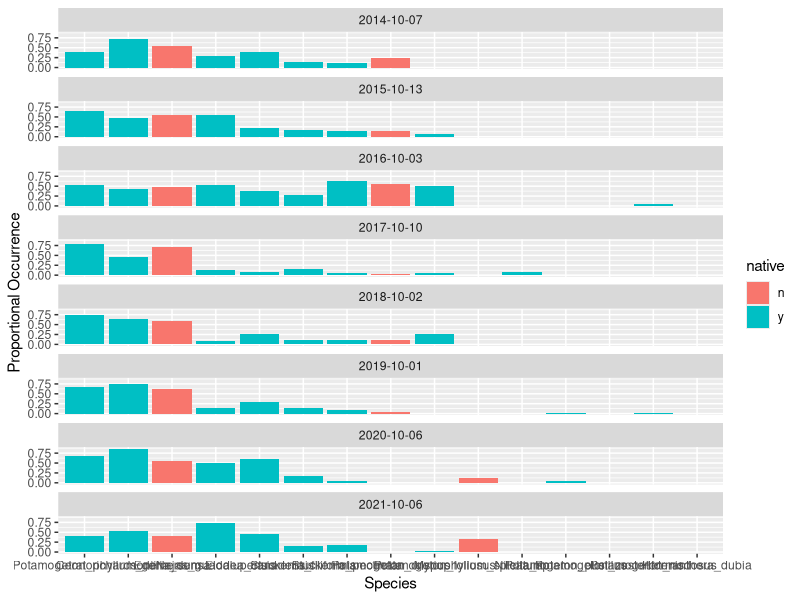
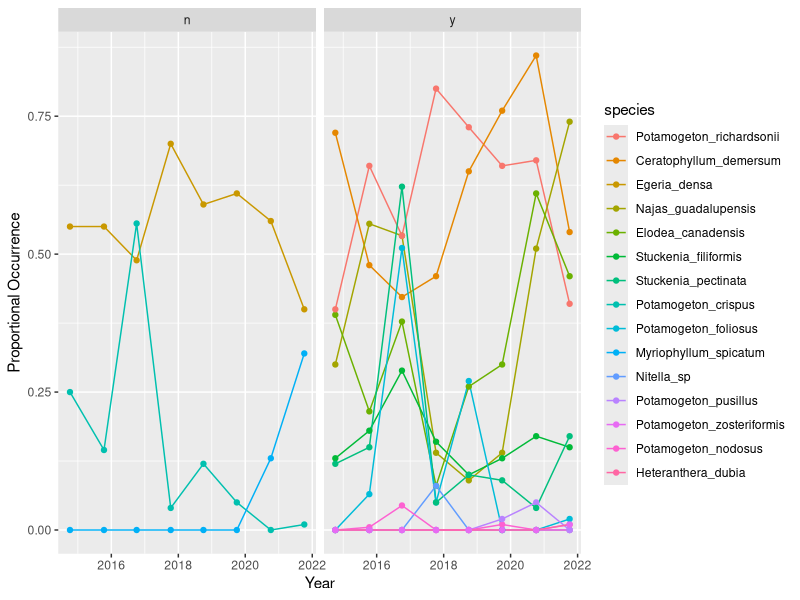
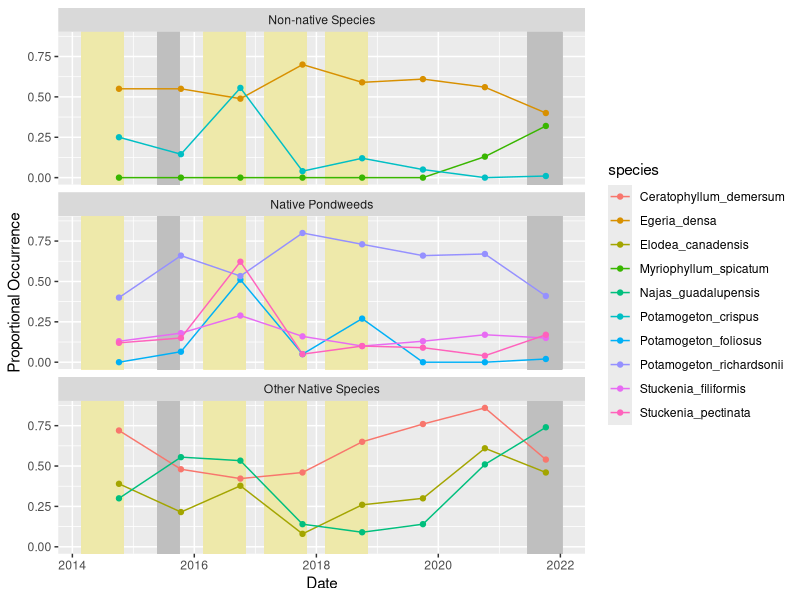
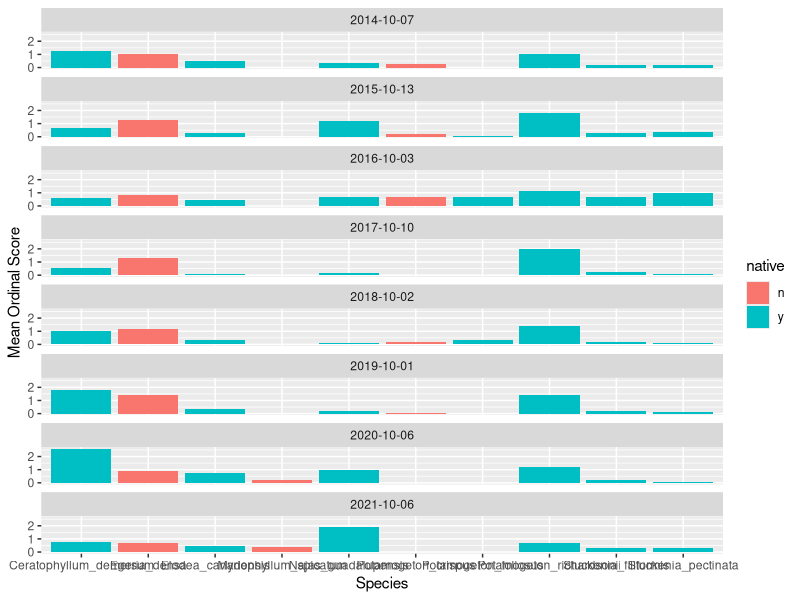
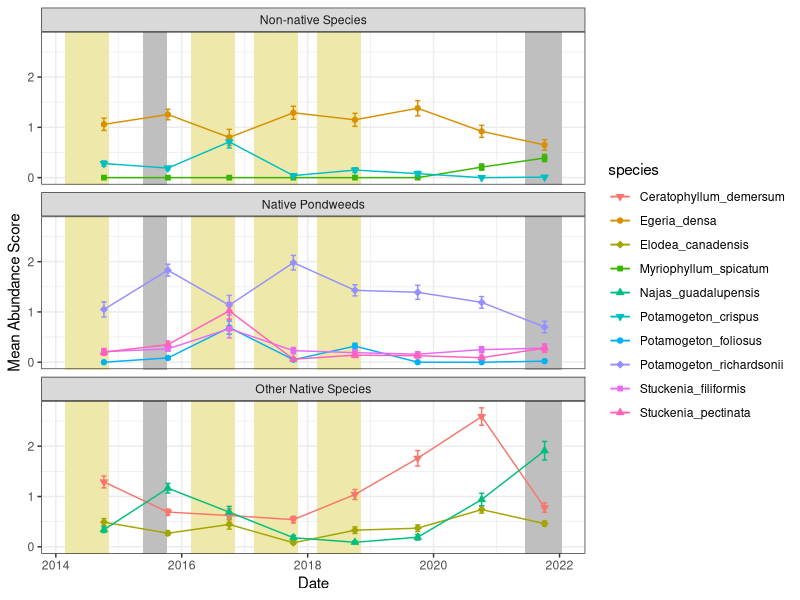
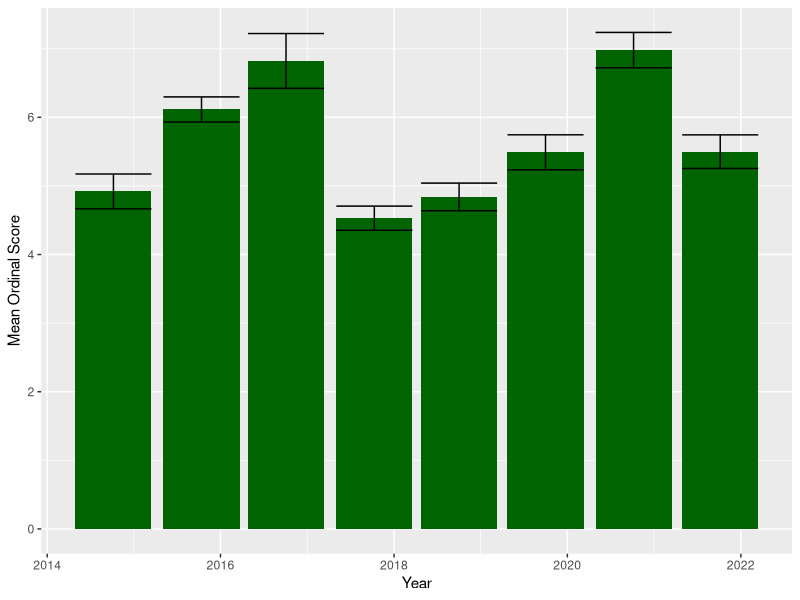

R code for these plots, in order:
#Drought Barrier Report
#Franks Tract Study
#plots

#To do list
#there seem to be NAs present but seems like there shouldn't be; look closer at those

#metadata
#drought barriers where in place during 2015 and 2021
#Kimmerer et al 2019: The Barrier was constructed in May 2015 and the channel was
#closed on 28 May; the Barrier was breached on 1 October 2015, and fully removed by 15 November 2015

#packages
library(tidyverse) # wrangling tabular data and plotting
library(plotrix) #calcuate standard error
library(RColorBrewer) #color palette for plot

#read in the sample data
cleandat <- read_csv("./weeds/data_output/FranksTractManagement_2014-2021_formatted.csv")
#glimpse(cleandat) #looks good

#create subset for Eli
#last <- cleandat %>%
#  filter(date=="2021-10-06")
#write_csv(last,"Sepro_SAV_2021.csv")

#read in the data showing species origin
origin <- read_csv("./weeds/data_input/ucd_rake_samples/FranksTractManagement_SpeciesOrigin.csv")

#combine sample and spp origin dfs
dato <- left_join(cleandat,origin)

#summarize number of samples by year
ssize <- dato %>%
  distinct(date,station) %>%
  group_by(date) %>%
  summarize(samples = n(), .groups = 'drop')
range(ssize$samples) #45 200

#summarize data set to show number of occurrences of each spp by year
#and the mean and SE score for each spp and year
occur <- dato  %>%
  #drop the visual only observations because they don't have rake scores
  #there aren't many of these anyway
  filter(survey_method!="visual") %>%
  group_by(date,species) %>%
  summarize(sp_freq = sum(species_incidence)
            ,avg_score = mean(rake_coverage_ordinal)
            ,se_score = std.error(rake_coverage_ordinal)
            , .groups = 'drop')

#add sample number to spp occurrence df
occurs <- left_join(occur,ssize)

#calculate proportion of occurrences for each spp by year
poccurs <- occurs %>%
  rowwise() %>%
  mutate(sp_freq_prop = sp_freq/samples)

#add spp origin to this data set
pcsn <- left_join(poccurs,origin)

#calculate proportion of occurrences for each spp
#mostly want this to determine how best to order spp in bar graphs
occura <- dato  %>%
  group_by(species) %>%
  summarize(sp_freq = sum(species_incidence), .groups = 'drop') %>%
  arrange(-sp_freq)
#rare: "Nitella_sp", "Potamogeton_pusillus","Potamogeton_zosteriformis", "Potamogeton_nodosus", "Heteranthera_dubia"

#use spp column from this df as list to reorder bars in plot below
ssp_order <- occura$species
pcsn$species <- factor(pcsn$species
                          , levels= c("Potamogeton_richardsonii",  "Ceratophyllum_demersum",    "Egeria_densa"
                          ,"Najas_guadalupensis"       ,"Elodea_canadensis"        , "Stuckenia_filiformis"
                           ,"Stuckenia_pectinata"      , "Potamogeton_crispus"       ,"Potamogeton_foliosus"
                           ,"Myriophyllum_spicatum"   ,  "Nitella_sp"               , "Potamogeton_pusillus"
                           ,"Potamogeton_zosteriformis", "Potamogeton_nodosus"      , "Heteranthera_dubia"
                            ))

#bar plot of proportion of occurrences of each species faceted by year
#using proportion instead of number because sample sizes vary among years
(plot_spp_occur_prop_bar <-ggplot(pcsn
                              , aes(x=species, y= sp_freq_prop, fill=native))+
    geom_bar(stat = "identity") +
    ylab("Proportional Occurrence") + xlab("Species") +
    facet_wrap(~date, nrow=8)
      )
#to do
#turn date into year
#angle spp names so they are readable
#could lump rare taxa into "other" category (eg, any with ten or fewer occurrences)

#line plot of proportion of occurrences of each species by year
(plot_spp_occur_prop_line <-ggplot(pcsn
                              , aes(x=date, y= sp_freq_prop, group=species, color=species))+
    geom_line()+
    geom_point()+
    ylab("Proportional Occurrence") + xlab("Year")+
    facet_wrap(~native)
)
#plot is pretty busy, even with native and non-native spp separated
#could also cut some of the rare taxa which would help a tiny bit

#line plot of proportion of occurrences of each species by year (no rare species)

#filter out 5 taxa with ten or fewer occurrences across entire time series
norare <- pcsn %>%
  filter(species != "Nitella_sp" & species != "Potamogeton_pusillus"& species != "Potamogeton_zosteriformis"& species !=  "Potamogeton_nodosus"& species !=  "Heteranthera_dubia")
#should drop 28 rows but instead drops 40 rows; figure this out; is the related to potential NAs issue?

#create df that categories the ten most common species into three groups
#non-native, native pondweeds, other natives
spp_groups <- data.frame("species" = c("Egeria_densa","Myriophyllum_spicatum", "Potamogeton_crispus"
                                      ,"Najas_guadalupensis","Ceratophyllum_demersum","Elodea_canadensis"
                                      , "Stuckenia_filiformis" ,"Stuckenia_pectinata","Potamogeton_foliosus","Potamogeton_richardsonii"
                                      )
                        ,"group" = c(rep("Non-native Species",3),rep("Other Native Species",3),rep("Native Pondweeds",4))
)

#add groups as column in main df
norareg <- left_join(norare,spp_groups)

#reorder spp for plotting
#norareg$species <- factor(norareg$species
#                       , levels= c("Potamogeton_richardsonii",  "Ceratophyllum_demersum",    "Egeria_densa"
#                                   ,"Najas_guadalupensis"       ,"Elodea_canadensis"        , "Stuckenia_filiformis"
#                                   ,"Stuckenia_pectinata"      , "Potamogeton_crispus"       ,"Potamogeton_foliosus"
#                                   ,"Myriophyllum_spicatum"
#                       ))

#reorder spp groups for facetting
norareg$group = factor(norareg$group, levels=c("Non-native Species","Native Pondweeds", "Other Native Species"))

(plot_spp_occur_prop_line <-ggplot(norareg
                                   , aes(x=date, y= sp_freq_prop, group=species, color=species))+
    #2014 fluridone treatment
    geom_rect(aes(xmin = as.Date("2014-03-01", format = '%Y-%m-%d'),
                   xmax = as.Date("2014-11-01", format = '%Y-%m-%d'),
                   ymin = -Inf,
                   ymax = Inf),
               fill= 'palegoldenrod', color = 'palegoldenrod', alpha =0.9)+
    #2015 drought barrier
    geom_rect(aes(xmin = as.Date("2015-05-28", format = '%Y-%m-%d'),
                  xmax = as.Date("2015-10-01", format = '%Y-%m-%d'),
                  ymin = -Inf,
                  ymax = Inf),
              fill= 'gray75', color = 'gray75', alpha =0.9)+
    #2016 fluridone treatment
    geom_rect(aes(xmin = as.Date("2016-03-01", format = '%Y-%m-%d'),
                  xmax = as.Date("2016-11-01", format = '%Y-%m-%d'),
                  ymin = -Inf,
                  ymax = Inf),
              fill= 'palegoldenrod', color = 'palegoldenrod', alpha =0.9)+
    #2017 fluridone treatment
    geom_rect(aes(xmin = as.Date("2017-03-01", format = '%Y-%m-%d'),
                  xmax = as.Date("2017-11-01", format = '%Y-%m-%d'),
                  ymin = -Inf,
                  ymax = Inf),
              fill= 'palegoldenrod', color = 'palegoldenrod', alpha =0.9)+
    #2018 fluridone treatment
    geom_rect(aes(xmin = as.Date("2018-03-01", format = '%Y-%m-%d'),
                  xmax = as.Date("2018-11-01", format = '%Y-%m-%d'),
                  ymin = -Inf,
                  ymax = Inf),
              fill= 'palegoldenrod', color = 'palegoldenrod', alpha =0.9)+
    #2021 drought barrier
    geom_rect(aes(xmin = as.Date("2021-06-20", format = '%Y-%m-%d'),
                  xmax = as.Date("2022-01-07", format = '%Y-%m-%d'),
                  ymin = -Inf,
                  ymax = Inf),
              fill= 'gray75', color = 'gray75', alpha =0.9)+
    geom_line()+
    geom_point()+
    ylab("Proportional Occurrence") + xlab("Date")+
    facet_wrap(~group,nrow=3)
)
#28 May; the Barrier was breached on 1 October 2015
#2021 installed in May, completed in late June, probably Notched in Nov
#no overlap between fluridone treatment periods and drought barrier presence periods
#so could show both as shaded regions behind time series

#plot of mean score by species and year----------------

#calculate mean score for each spp
#mostly want this to determine how best to order spp in bar graphs
mn_sp <- dato  %>%
  group_by(species) %>%
  summarize(sp_avg_score = mean(rake_coverage_ordinal, na.rm=T), .groups = 'drop') %>%
  arrange(-sp_avg_score)
#looks like same order as occurrences

#use spp column from this df as list to specify order of bars in plot below
ssp_order2 <- mn_sp$species

#plot mean scores of each species by year
(plot_spp_score_avg <-ggplot(norareg
                              , aes(x=species, y= avg_score, fill=native))+
    geom_bar(stat = "identity") +
    ylab("Mean Ordinal Score") + xlab("Species") +
    facet_wrap(~date, nrow=8)
)
#add standard error bars

#line plot of mean ranks of each species by year (no rare species)

#filter out 5 taxa with ten or fewer occurrences across entire time series
norare <- pcsn %>%
  filter(species != "Nitella_sp" & species != "Potamogeton_pusillus"& species != "Potamogeton_zosteriformis"& species !=  "Potamogeton_nodosus"& species !=  "Heteranthera_dubia")

#create distinct shape, color, and line combos for species so they are distinguishable
#scol <- c(
#  "Ceratophyllum_demersum"= "red"
#  ,"Egeria_densa"=            "orange"
#  ,"Elodea_canadensis"=       "yellow"
#  ,"Myriophyllum_spicatum"=    "green"
#  ,"Najas_guadalupensis" =     "blue"
#  ,"Potamogeton_crispus" =    "purple"
#  ,"Potamogeton_foliosus" =    "pink"
#  ,"Potamogeton_richardsonii" ="brown"
#  ,"Stuckenia_filiformis"=    "black"
#  ,"Stuckenia_pectinata" = "tan"
#          )

(plot_spp_avg_score_line <-ggplot(norareg
          , aes(x=date, y= avg_score, group=species, color=species,shape=species, fill=species))+
    #2014 fluridone treatment
    geom_rect(aes(xmin = as.Date("2014-03-01", format = '%Y-%m-%d'),
                  xmax = as.Date("2014-11-01", format = '%Y-%m-%d'),
                  ymin = -Inf,
                  ymax = Inf),
              fill= 'palegoldenrod', color = 'palegoldenrod', alpha =0.9)+
    #2015 drought barrier
    geom_rect(aes(xmin = as.Date("2015-05-28", format = '%Y-%m-%d'),
                  xmax = as.Date("2015-10-01", format = '%Y-%m-%d'),
                  ymin = -Inf,
                  ymax = Inf),
              fill= 'gray75', color = 'gray75', alpha =0.9)+
    #2016 fluridone treatment
    geom_rect(aes(xmin = as.Date("2016-03-01", format = '%Y-%m-%d'),
                  xmax = as.Date("2016-11-01", format = '%Y-%m-%d'),
                  ymin = -Inf,
                  ymax = Inf),
              fill= 'palegoldenrod', color = 'palegoldenrod', alpha =0.9)+
    #2017 fluridone treatment
    geom_rect(aes(xmin = as.Date("2017-03-01", format = '%Y-%m-%d'),
                  xmax = as.Date("2017-11-01", format = '%Y-%m-%d'),
                  ymin = -Inf,
                  ymax = Inf),
              fill= 'palegoldenrod', color = 'palegoldenrod', alpha =0.9)+
    #2018 fluridone treatment
    geom_rect(aes(xmin = as.Date("2018-03-01", format = '%Y-%m-%d'),
                  xmax = as.Date("2018-11-01", format = '%Y-%m-%d'),
                  ymin = -Inf,
                  ymax = Inf),
              fill= 'palegoldenrod', color = 'palegoldenrod', alpha =0.9)+
    #2021 drought barrier
    geom_rect(aes(xmin = as.Date("2021-06-20", format = '%Y-%m-%d'),
                  xmax = as.Date("2022-01-07", format = '%Y-%m-%d'),
                  ymin = -Inf,
                  ymax = Inf),
              fill= 'gray75', color = 'gray75', alpha =0.9)+
    geom_errorbar(aes(ymin=avg_score-se_score, ymax=avg_score+se_score), width=30)+
    geom_line(
      #linetype = rep(c(2, 1), each = 40)
      )+
    geom_point()+
    scale_shape_manual(values=c(25,21,23,22,24,25,21,23,22,24))+
    #scale_color_manual(values=scol, aesthetics = c("colour", "fill"))+
    #scale_color_brewer(palette = "Set3")+ #colors are fairly  distinctive but many too light to show up well
    ylab("Mean Abundance Score") + xlab("Date")+
    facet_wrap(~group,nrow=3)+
    theme_bw()
)
#ggsave(plot=plot_spp_avg_score_line, "./weeds/plots/Sepro_SAV_TimeSeries.png",type ="cairo-png",width=8, height=7,units="in",dpi=300)

#28 May; the Barrier was breached on 1 October 2015
#2021 installed in May, completed in late June, probably Notched in Nov
#no overlap between fluridone treatment periods and drought barrier presence periods
#so could show both as shaded regions behind time series



#could try to make a plot that has scores of all spp within samples summed and then calculate mean scores by year
score_sum <- dato  %>%
  group_by(date,station) %>%
  summarize(tot_score = sum(rake_coverage_ordinal)
            , .groups = 'drop')  %>%
  group_by(date) %>%
  summarize(tot_score_avg = mean(tot_score, na.rm=T)
            ,tot_score_se = std.error(tot_score, na.rm=T)
            , .groups = 'drop')

#plot mean scores by year
(plot_score_avg <-ggplot(score_sum
                             , aes(x=date, y= tot_score_avg))+
    geom_bar(stat = "identity", fill="dark green") +
    geom_errorbar(aes(ymin=tot_score_avg-tot_score_se, ymax=tot_score_avg+tot_score_se)
                  #, width=.1
                  ) +
    ylab("Mean Ordinal Score") + xlab("Year")
)





